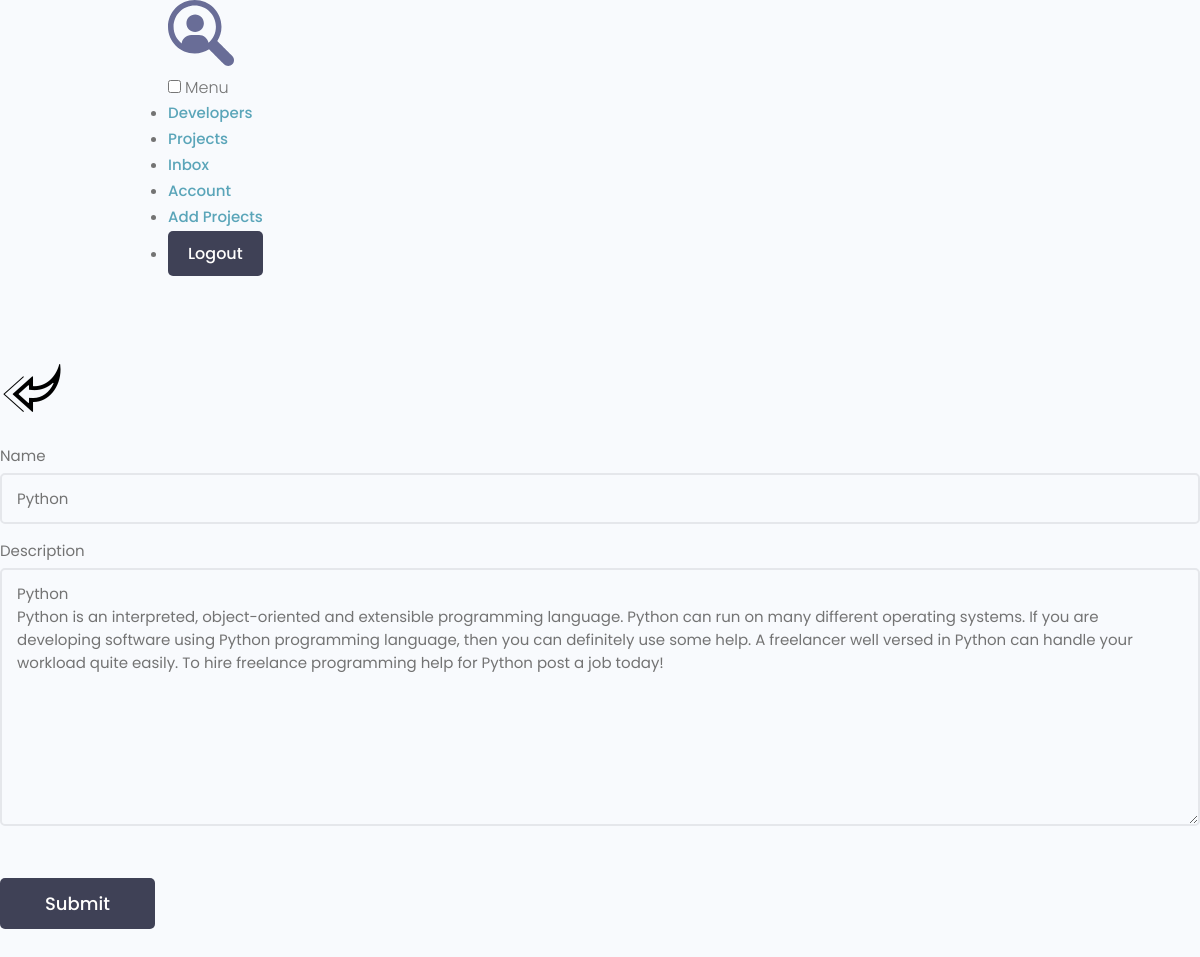
Page /update-skill/11/ (signed in) on the committed database.
### users/models.py (models this page shows, shortened)
class Skill(models.Model):
    owner = models.ForeignKey(Profile, on_delete=models.CASCADE, blank=True, null=True)
    name = models.CharField(max_length=200, blank=True, null=True)
    description = models.TextField(blank=True, null=True)
    created = models.DateTimeField(auto_now_add=True)

### users/views.py (the view)
# urls.py: path('update-skill/<str:pk>/', views.update_skill, name="update-skill"),
@login_required(login_url='login')
def update_skill(request, pk):
    profile = request.user.profile
    skill = profile.skill_set.get(id=pk)
    form = SkillForm(instance=skill)
    if request.method == 'POST':
        form = SkillForm(request.POST, instance=skill)
        if form.is_valid():
            form.save()
            messages.success(request, "Skill was update successfully!")
            return redirect('account')
    context = {'form': form}
    return render(request, 'users/skill_form.html', context)

### users/forms.py
class SkillForm(ModelForm):
    class Meta:
        model = Skill
        fields = '__all__'
        exclude = ['owner']
    def __init__(self, *args, **kwargs):
        super().__init__(*args, **kwargs)
        for name, field in self.fields.items():
            field.widget.attrs.update({'class': 'input'})

### users/templates/users/skill_form.html (shortened to what this page needs)
{% extends 'projects/base.html' %}
{% block content %}
{% load static %}
<main class="formPage my-xl">
        <div class="content-box">
            <div class="formWrapper">
                <a class="backButton"
                   href="{% url 'account' %}"><img src="{% static 'images/left.png' %}" alt="left"></a>
                <br>
                <form class="form" method="POST">
                    {% for field in form %}
                    <div class="form__field">
                        <label for="formInput#text">{{ field.label }}</label>
                        {{ field }}
                    </div>
                    {% endfor %}
                    <input class="btn btn--sub btn--lg  my-md" type="submit" value="Submit" />
                </form>
            </div>
        </div>
    </main>
{% endblock %}

### projects/static/uikit/styles/modules/_variables.css (style rules this page uses)
:root { --color-main: #5aa5b9; --color-main-light: #e6faff; --color-sub: #3f4156; --color-sub-light: #51546e; --color-sub-lighter: #ededfd; --color-text: #737373; --color-gray: #8b8b8b; --color-light: #e5e7eb; --color-light-gray: #767676; --color-bg: #f8fafd; --color-white: #fffefd; --color-white-light: #f3f3f3; --color-success: #359e64; --color-success-bg: #def8e8; --color-error: #fc4b0b; --color-error-bg: #fff2ee; --font-base: 'Poppins', arial, helvetica, 'Segoe UI', roboto, ubuntu, sans-serif; --font-monospace: 'Fira Code', 'Courier New', courier, monospace; --font-regular: 300; --font-medium: 500; --font-bold: 700; --generic-shadow: 1px 1px 5px #00000010; --generic-transition: all 0.3s ease-in-out; }

### projects/static/uikit/styles/modules/_base.css (style rules this page uses)
* { margin: 0; padding: 0; box-sizing: border-box; text-rendering: optimizeLegibility; color: inherit; font-size: inherit; }
html { font-size: 50%; }
@media only screen and (min-width: 480px) { html { font-size: 56.25%; } }
@media only screen and (min-width: 1200px) { html { font-size: 62.5%; } }
body { line-height: 1.6; font-weight: 400; font-size: 1.5rem; color: var(--color-text); background-color: var(--color-bg); min-height: 100vh; }

### projects/static/uikit/styles/modules/_typography.css (style rules this page uses)
* { font-family: var(--font-base); }
a { padding-bottom: 2px; text-decoration: none; display: inline-block; color: var(--color-main); font-weight: var(--font-medium); }

### projects/static/uikit/styles/modules/_utilities.css (style rules this page uses)
.my-md { margin: 3rem auto; }
.my-xl { margin: 8rem auto; }

### projects/static/uikit/styles/modules/_button.css (style rules this page uses)
.btn { display: inline-block; position: relative; cursor: pointer; background-color: var(--color-light); font-weight: var(--font-medium); color: var(--color-sub); text-decoration: none; padding: 1rem 2rem; border-radius: 0.5rem; border: none; width: -webkit-fit-content; width: -moz-fit-content; width: fit-content; height: -webkit-fit-content; height: -moz-fit-content; height: fit-content; font-size: 1.6rem; outline-width: 0; outline-color: transparent; -webkit-backface-visibility: hidden; backface-visibility: hidden; transition: all 0.3s ease-in-out; }
.btn--sub { background-color: var(--color-sub); color: var(--color-white); }
.btn--lg { font-size: 1.8rem; padding: 1.2rem 4.5rem; }

### projects/static/uikit/styles/modules/_form.css (style rules this page uses)
.form { display: block; }
.form__field { margin-top: 1.5rem; margin-bottom: 1.5rem; }
.form__label, .form__field > label { display: block; margin-bottom: 0.5rem; color: var(--color-text); }
input.input[type='text'], input.input[type='email'], input.input[type='password'], input.input[type='number'], textarea.input { min-width: 24rem; width: 100%; padding: 1.2rem 1.5rem; border-radius: 0.5rem; border: 2px solid var(--color-light); transition: all 0.3s ease-in-out; background-color: var(--color-bg); }

### rows in the picture
Skill: form "Python" "Python Python is an interpreted, object-oriented and extensible programming language. Python can run on many different operating systems. If you are developing software using Python programming language, then you can definitely use some help. A freelancer well versed in Python can handle your workload quite easily. To hire freelance programming help for Python post a job today!"

### other values in the picture
{{ field.label }} "Name" "Description"
